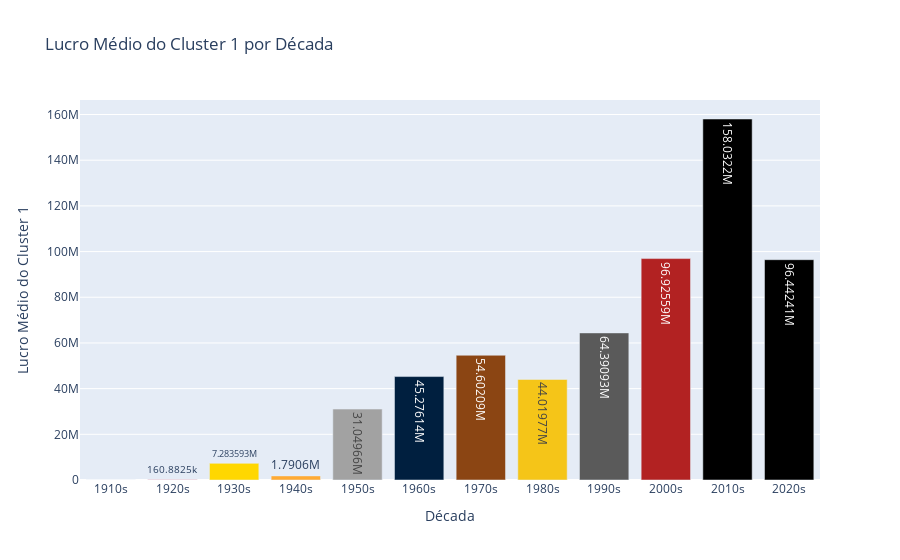

Here is the notebook cell this chart was saved with:
### Code cell
#Sucesso do cluster 1 (cluster que possui filmes de ação e subgêneros relacionados) através das décadas
filmes_decada1 = coletar_lucro_medio_decada(cluster1, filmes_decada, '1')
plotar_lucro_decada(filmes_decada1, '1')

### Figure 1 — Plotly figure (JSON) as saved in the notebook; plotly's stock layout.template omitted (floating-point values rounded to 4 significant figures)
{"data": [{"alignmentgroup": "True", "hovertemplate": "Década=%{x}<br>Lucro Médio do Cluster 1=%{y}<extra></extra>", "legendgroup": "", "marker": {"color": ["#1B1B1B", "#D90429", "#FFD700", "#FFAA33", "#A2A2A2", "#001F3F", "#8B4513", "#F5C518", "#5A5A5A", "#B22222"], "pattern": {"shape": ""}}, "name": "", "offsetgroup": "", "orientation": "v", "showlegend": false, "textposition": "auto", "texttemplate": "%{y}", "type": "bar", "x": ["1910s", "1920s", "1930s", "1940s", "1950s", "1960s", "1970s", "1980s", "1990s", "2000s", "2010s", "2020s"], "xaxis": "x", "y": [0, 160900.0, 7284000.0, 1790600, 31050000.0, 45280000.0, 54600000.0, 44020000.0, 64390000.0, 96930000.0, 158000000.0, 96440000.0], "yaxis": "y"}], "layout": {"autosize": true, "barmode": "relative", "legend": {"tracegroupgap": 0}, "title": {"text": "Lucro Médio do Cluster 1 por Década"}, "xaxis": {"anchor": "y", "autorange": true, "domain": [0, 1], "range": [-0.5, 11.5], "title": {"text": "Década"}, "type": "category"}, "yaxis": {"anchor": "x", "autorange": true, "domain": [0, 1], "range": [0, 166300000.0], "title": {"text": "Lucro Médio do Cluster 1"}, "type": "linear"}}}
